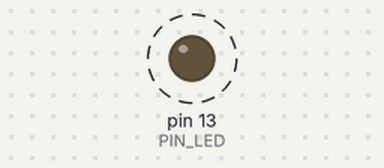
Bench run of a sketch on a simulated Arduino Uno, built with avr-gcc and run on an emulated ATmega328P. Parts: output pins drawn as LEDs (lit = HIGH). Dashed ring = blinking.

Above: at 0.5 s.
Timing chart, 0 to 4.6 s (numbered marks = the images above):
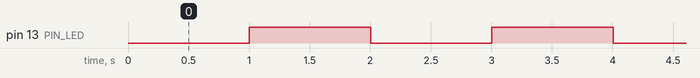

The sketch:

first_crazy_electronics_stuff.ino
```cpp
const int PIN_LED = 13;

const int LED_ON_TIME = 1000;
const int LED_OFF_TIME = 1000;

int ledState = LOW;
unsigned long tsLastStateChange = 0;

void setup() {
  pinMode(PIN_LED, OUTPUT);
}

void loop() {
  unsigned long delta = millis() - tsLastStateChange;
  switch(ledState) {
  case LOW:
    if (delta > LED_OFF_TIME) {
      ledState = HIGH;
      tsLastStateChange = millis();
    }
    break;
  case HIGH:
    if (delta > LED_ON_TIME) {
      ledState = LOW;
      tsLastStateChange = millis();
    }
    break;
  }
  digitalWrite(PIN_LED, ledState);
}
```

Measured:
- by itself, pin 13 (PIN_LED): alternates HIGH for 1.0 s and LOW for 1.0 s
